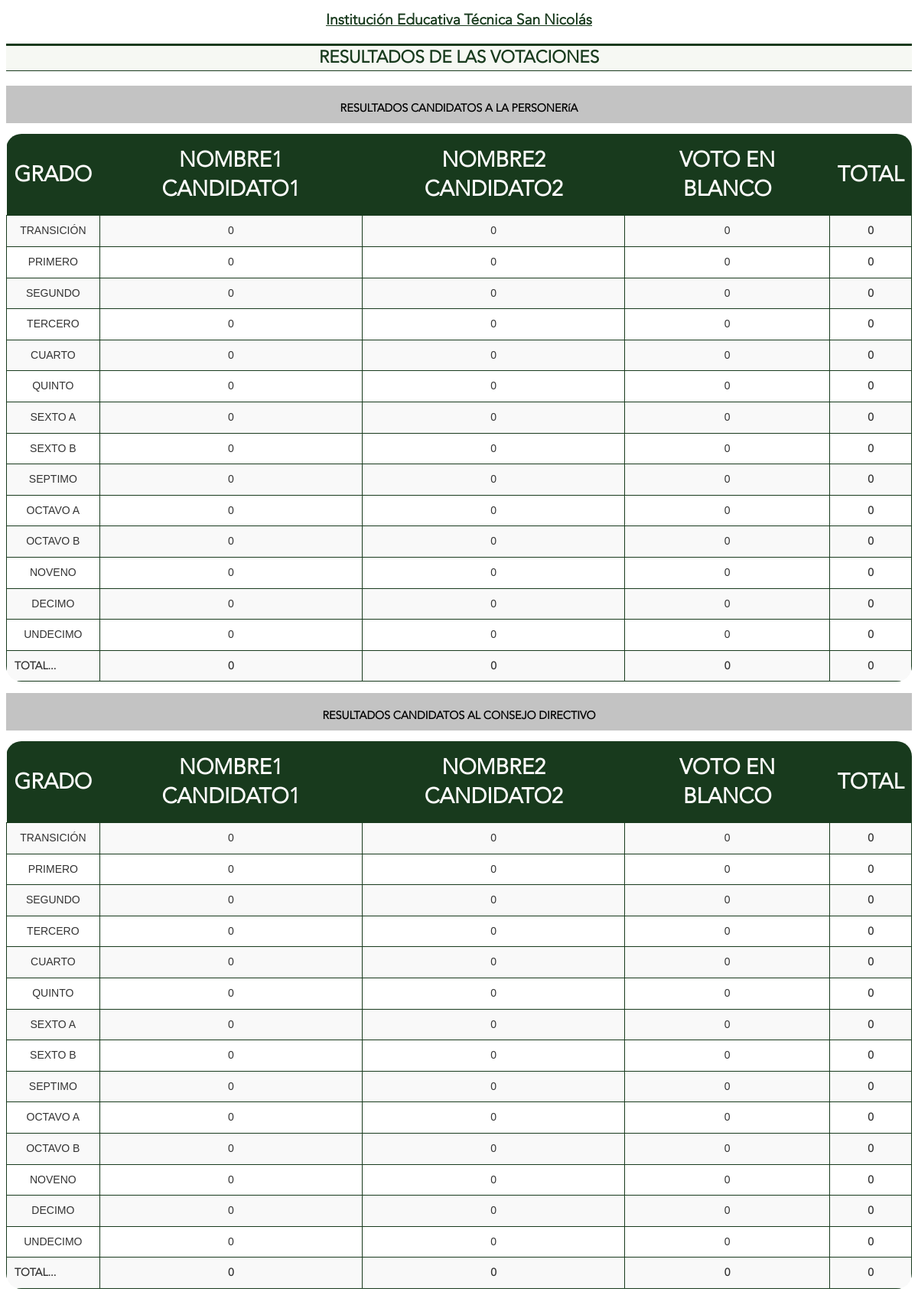
The app's page /administrador/resultados.php (signed in) with its own data.
### tables this page shows
CREATE TABLE IF NOT EXISTS `general` (
  `id` int(11) NOT NULL AUTO_INCREMENT,
  `institucion` varchar(100) NOT NULL,
  `descripcion` varchar(100) NOT NULL,
  `activo` varchar(1) NOT NULL,
  `clave` varchar(1) NOT NULL,
  PRIMARY KEY (`id`)
);

CREATE TABLE IF NOT EXISTS `categorias` (
  `id` int(11) NOT NULL AUTO_INCREMENT,
  `nombre` varchar(100) NOT NULL,
  `descripcion` varchar(100) NOT NULL,
  PRIMARY KEY (`id`)
);

CREATE TABLE IF NOT EXISTS `candidatos` (
  `id` int(11) NOT NULL AUTO_INCREMENT,
  `nombres` varchar(50) NOT NULL,
  `apellidos` varchar(50) NOT NULL,
  `representante` int(11) NOT NULL,
  PRIMARY KEY (`id`)
);

CREATE TABLE IF NOT EXISTS `grados` (
  `id` int(11) NOT NULL AUTO_INCREMENT,
  `grado` varchar(15) NOT NULL,
  PRIMARY KEY (`id`)
);

### funciones.php (called while the page is built, shortened)
<?php
function cambia_mayuscula($cadena)
{
	$mayuscula = "ABCDEFGHIJKLMN�OPQRSTUVWXYZ������";
	$minuscula = "abcdefghijklmn�opqrstuvwxyz������";
	return strtr($cadena, $minuscula, $mayuscula);
}

### administrador/resultados.php (the view, shortened to what this page needs)
<?php
require_once("../funciones.php");
$link = conectarse();
$estado = mysqli_query($link, "select * from general");
$leer = mysqli_fetch_array($estado);
if (isset($_COOKIE['VotaDatAdmin'])) {
	echo '<!DOCTYPE html PUBLIC "-//W3C//DTD XHTML 1.0 Transitional//EN" "http://www.w3.org/TR/xhtml1/DTD/xhtml1-transitional.dtd">';
	echo '<html>';
	echo '<head>	<meta charset="UTF-8"><link rel="icon" href="./../iconos/EscudoColegio.png" type="image/png">
';
	echo '<link href="../estilo.css
" rel="stylesheet" type="text/css" />';
	echo '</head>';
	echo '<body>';
	echo '<h1>' . $leer['institucion'] . '</h1>';
	echo '<h2>RESULTADOS DE LAS VOTACIONES</h2>';
	$resp5 = mysqli_query($link, "select * from categorias");
	while ($row5 = mysqli_fetch_array($resp5)) {
		echo '<div align="center">';
		echo '<p class="txtinicial">RESULTADOS ' . cambia_mayuscula($row5['descripcion']) . '</p>';
		echo '<table>';
		echo '<thead><tr><th>GRADO</th>';
		$resp4 = mysqli_query($link, sprintf("select nombres,apellidos from candidatos where representante=%d order by id ASC", $row5['id']));
		$w = 0;
		while ($row4 = mysqli_fetch_array($resp4)) {
			echo '<th>';
			echo $row4['nombres'] . ' ' . $row4['apellidos'];
			echo '</th>';
			$ttl_colum[$w] = 0;
			$w = $w + 1;
		}
		echo '<th>TOTAL</th>';
		echo '</tr></thead>';
		$resp = mysqli_query($link, "select * from grados");
		$ttl_acum = 0;
		while ($row = mysqli_fetch_array($resp)) {
			$resp2 = mysqli_query($link, sprintf("select id from candidatos where representante=%d order by apellidos DESC", $row5['id']));
			echo '<tr>';
			$ContCol = 0;
			$ContRow = 0;
			echo '<td class="cen">' . $row['grado'] . '</td>';
			while ($row2 = mysqli_fetch_array($resp2)) {
				$resp3 = mysqli_query($link, sprintf("select count(id_estudiante) from voto,estudiantes where grado=%d and candidato=%d and estudiantes.id=id_estudiante", $row['id'], $row2['id']));
				$row3 = mysqli_fetch_array($resp3);
				echo '<td class="cen">' . $row3[0] . '</td>';
				$ttl_colum[$ContCol] = $ttl_colum[$ContCol] + $row3[0];
				$ContCol = $ContCol + 1;
				$ContRow = $ContRow + $row3[0];
				$ttl_acum = $ttl_acum + $row3[0];
			}
			echo '<td class="cen"><strong>' . $ContRow . '</strong></td>';
			echo '</tr>';
		}
		echo '<tr>';
		echo '<td><strong>TOTAL...</strong></td>';
		for ($i = 0; $i < $ContCol; $i++) {
			echo '<td class="cen"><strong>' . $ttl_colum[$i] . '</strong></td>';
		}
		echo '<td class="cen"><strong>' . $ttl_acum . '</strong></td>';
		echo '</tr>';
		echo '</table>';
		echo '</div>';
	}
	echo '</body>';
	echo '</html>';
} else {
	include_once("encabezado.html");
	echo '<table>';
	echo '<tr><td class="cen"><strong>Su sesión ha finalizado, por favor vuelva a ingresar al sistema</strong></td></tr>';
	echo '</table></div></body></html>';
}

### estilo.css (style rules this page uses)
* { font-family: Avenir; }
p { font-size: 0.9em; font-family: Avenir; color: #000; text-align: justify; }
h1 { color: #183a1d; font-size: 1em; font-family: Avenir; text-decoration: underline; text-align: center; font-size: larger; }
h2 { color: #183a1d; text-align: center; font-size: 1.4em; border-top: 3px solid #183a1d; border-bottom: 1px solid #183a1d; background-color: #f6f8f3; padding: 0 20px 2px 20px; font-family: Avenir; }
table { margin: 0 auto; text-align: left; border-collapse: collapse; border: none; border-radius: 20px; overflow: hidden; }
thead th { background-color: #183a1d; color: #fffdfd; font-size: 28px; font-weight: bold; padding: 15px 10px; text-align: center; }
tbody tr:nth-child(odd) { background-color: #f9f9f9; }
tbody th, tbody td { font-size: 14px; font-family: "Arial", sans-serif; color: #333; padding: 10px; border: 1px solid #183a1d; text-align: justify; }
.cen { text-align: center; transition: all 0.3s ease-in; }
.txtinicial { font-family: Avenir; font-weight: 700; text-align: center; background-color: #3333334a; padding: 20px 10px 10px 10px; }
tbody th, td { font-size: 0.8em; line-height: 1.4em; font-family: Avenir; color: #000; padding: 10px 7px; border-top: 1px solid #ffc400bb; border-right: 1px solid #dddddd; text-align: justify; }
:root { accent-color: #183a1d; }

### records on screen
general: institucion "Institución Educativa Técnica San Nicolás"
categorias: descripcion "CANDIDATOS A LA PERSONERíA", i "0", ttl_acum "0"
candidatos: nombres "NOMBRE1", apellidos "CANDIDATO1", row3 "0"
candidatos: nombres "NOMBRE2", apellidos "CANDIDATO2", row3 "0"
candidatos: nombres "VOTO EN BLANCO", row3 "0"
grados: grado "TRANSICIÓN", ContRow "0"
grados: grado "PRIMERO", ContRow "0"
grados: grado "SEGUNDO", ContRow "0"
grados: grado "TERCERO", ContRow "0"
grados: grado "CUARTO", ContRow "0"
grados: grado "QUINTO", ContRow "0"
grados: grado "SEXTO A", ContRow "0"
grados: grado "SEXTO B", ContRow "0"
grados: grado "SEPTIMO", ContRow "0"
grados: grado "OCTAVO A", ContRow "0"
grados: grado "OCTAVO B", ContRow "0"
grados: grado "NOVENO", ContRow "0"
grados: grado "DECIMO", ContRow "0"
grados: grado "UNDECIMO", ContRow "0"
categorias: descripcion "CANDIDATOS AL CONSEJO DIRECTIVO", i "0", ttl_acum "0"
candidatos: nombres "NOMBRE1", apellidos "CANDIDATO1", row3 "0"
candidatos: nombres "NOMBRE2", apellidos "CANDIDATO2", row3 "0"
candidatos: nombres "VOTO EN BLANCO", row3 "0"
